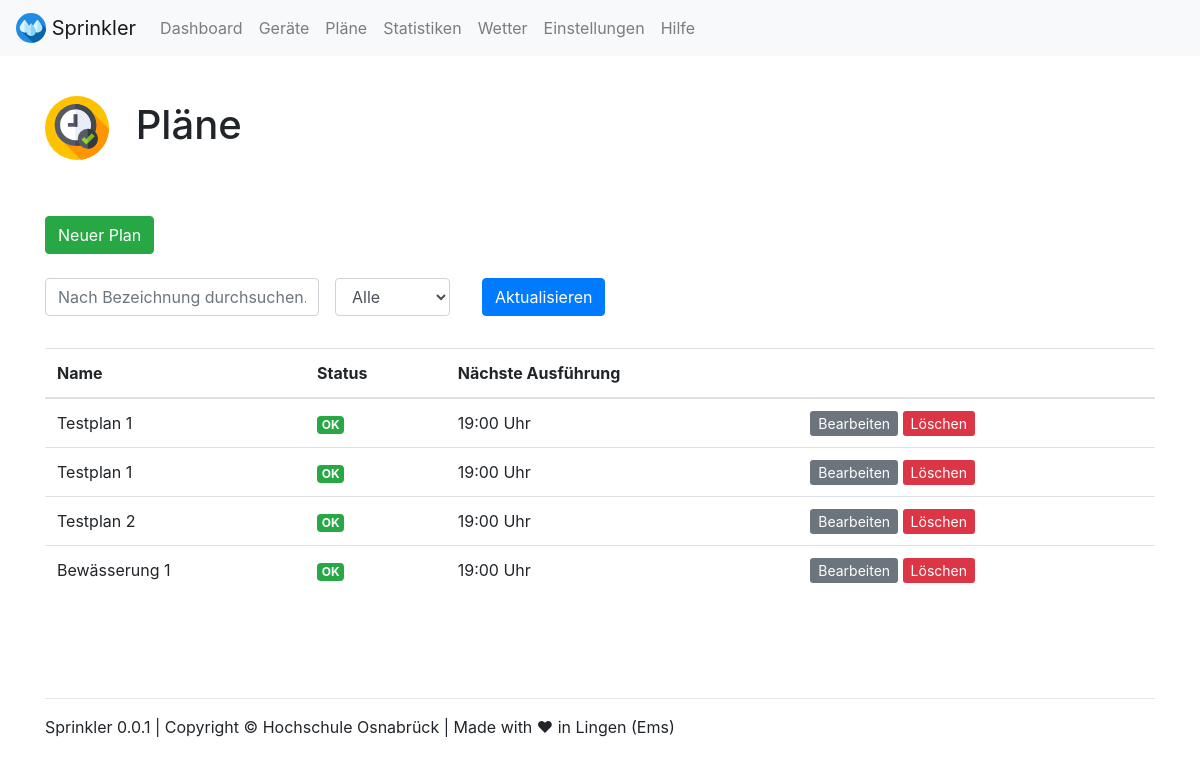
/plans/, run on an earlier commit of the app's database.
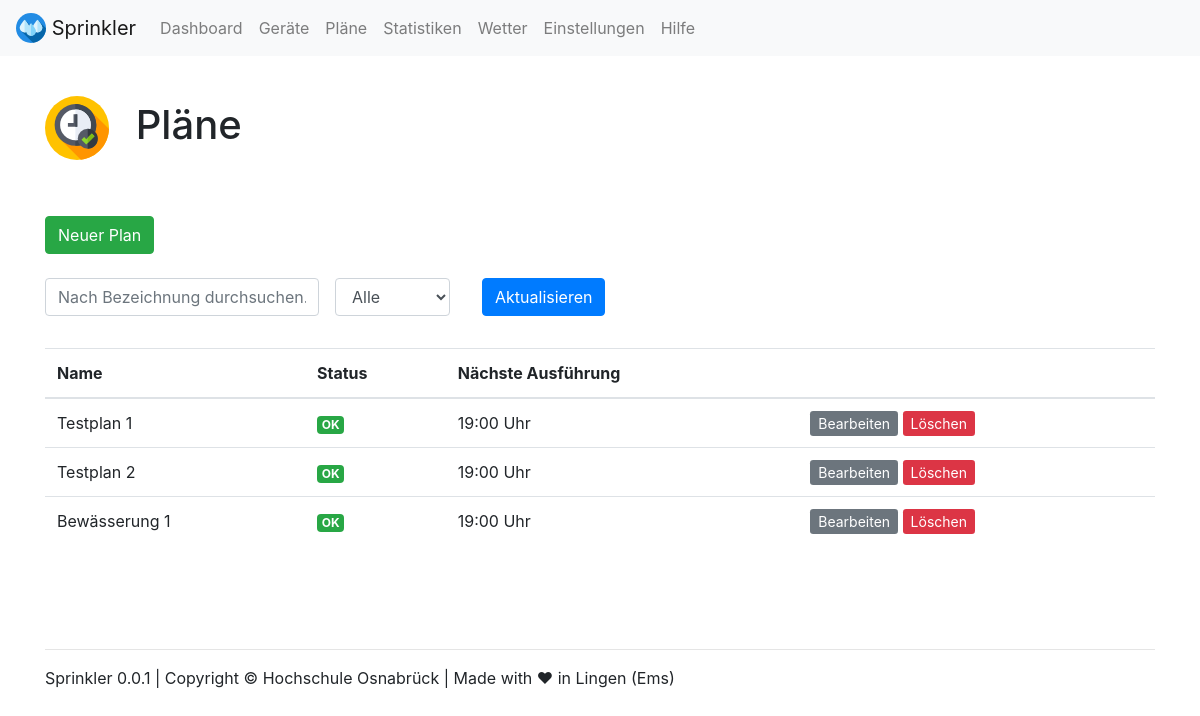
And on a later commit of the database.
### webapp/models.py (models this page shows, shortened)
class Plan(models.Model):
    name = models.CharField(max_length=200)
    status = models.CharField(
        max_length=10,
        choices=STATUS_CHOICES,
        default='OK',
    )
    description = models.CharField(max_length=3000, default="Beschreibung")
    automation = models.BooleanField(default=False)
    sprinkler = models.ManyToManyField(Sprinkler)
    pump = models.ManyToManyField(Pump)
    sensor = models.ManyToManyField(Sensor)

### webapp/views.py (the view)
# urls.py: path('plans/', views.plans, name='plans'),
def plans(request):
    args = {}
    args['filter_name'] = request.GET.get('name', '')
    args['filter_status'] = request.GET.get('status', '')
    q = Plan.objects
    check = 0
    if(args['filter_name']!=''):
        q = q.filter(name__contains=args['filter_name'])
        check = 1
    if(args['filter_status'] == 'OK' or args['filter_status'] == 'Warnung' or args['filter_status'] == 'Fehler'):
        q = q.filter(status__contains=args['filter_status'])
        check = 1
    if(check == 0):
        q = q.all()
    args['plans'] = q
    return TemplateResponse(request, "plans.html", args)

### webapp/templates/plans.html (shortened to what this page needs)
{% load static %}
{% include "views/top.html" %}
<br>
<h1><img src="{% static 'webapp/img/icons/plans.svg' %}" width="64" class="mr-3"> Pläne</h1>
<br><br>
<a class="btn btn-success" target="_blank" href="{% url 'plan_create' %}" role="button">Neuer Plan</a>
<br>
<br>
<form class="form-inline" method="GET" action="{% url 'plans' %}">
  <div class="form-group mb-2">
    <input value="{{ filter_name }}" name="name" type="text" class="form-control" placeholder="Nach Bezeichnung durchsuchen...">
  </div>
  <div class="form-group mx-sm-3 mb-2">
    <select name="status" id="inputState" class="form-control">
        <option {% if filter_status == 'Alle' %} selected {% endif %}>Alle</option>
    </select>
  </div>
  <div class="form-group mx-sm-3 mb-2">
    <button type="submit" class="btn btn-primary">Aktualisieren</button>
  </div>
</form>
<br>
{% if plans %}
<table class="table table-hover">
  <thead>
    <tr>
      <th scope="col">Name</th>
      <th scope="col">Status</th>
      <th scope="col">Nächste Ausführung</th>
      <th scope="col"></th>
    </tr>
  </thead>
  <tbody>
    {% for plan in plans %}
    <tr>
      <td scope="row">{{ plan.name }}</td>
      <td>
        {% if plan.status == 'OK' %}
        <span class="badge badge-success">OK</span>
        {% endif %}
      </td>
      <td>19:00 Uhr</td>
      <td>
        <a class="btn-sm btn-secondary" href="{% url 'plan_edit' plan.id %}" role="button">Bearbeiten</a>
        <a onclick="return confirm('Soll der Plan {{ plan.name }} löschen?')" class="btn-sm btn-danger" href="{% url 'plan_delete' plan.id %}" role="button">Löschen</a>
      </td>
    </tr>
    {% endfor %}
  </tbody>
</table>
{% else %}
<p>Es wurden keine Pläne gefunden.</p>
{% endif %}
{% include "views/footer.html" %}
{% include "views/bottom.html" %}

What changed in the data, as far as the page shows it:
removed Plan: name "Testplan 1", status "OK"
